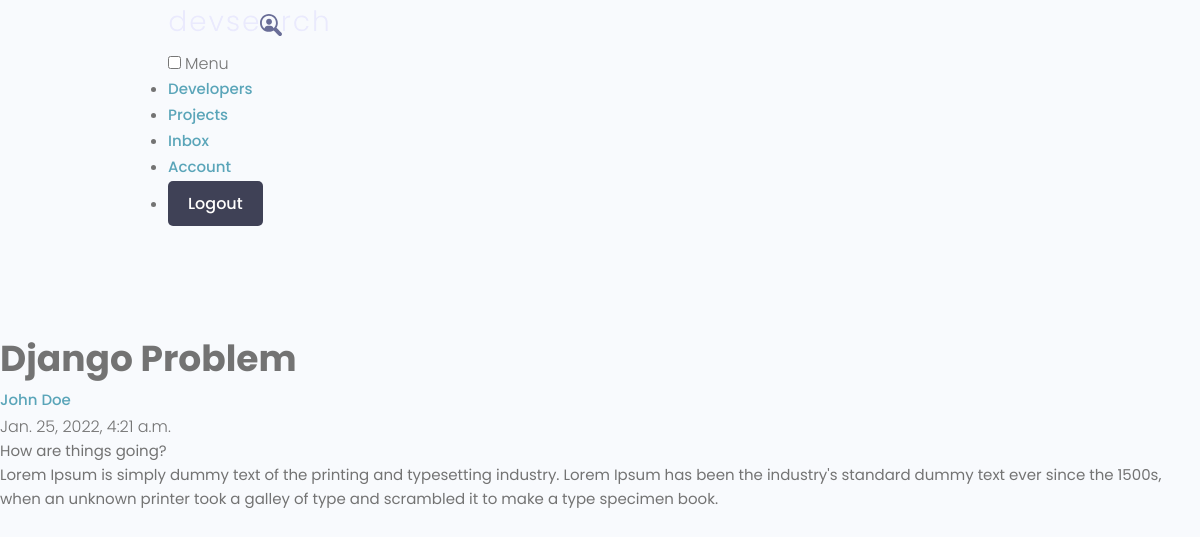
/message/8a0342cc-3e49-4f04-9ef8-22aa1b69fa63 (signed in), run on the app's committed database.
### users/models.py (models this page shows, shortened)
class Message(models.Model):
    sender = models.ForeignKey(Profile, on_delete=models.SET_NULL, null=True, blank=True)
    recipient = models.ForeignKey(Profile, on_delete=models.SET_NULL, null=True, blank=True, related_name="messages")
    name = models.CharField(max_length=200,null=True,blank=True)
    email = models.EmailField(max_length=200,null=True,blank=True)
    subject = models.CharField(max_length=200,null=True,blank=True)
    body = models.TextField()
    is_read = models.BooleanField(default=False,null=True)
    created = models.DateTimeField(auto_now_add=True)
    id = models.UUIDField(default=uuid.uuid4, unique=True, primary_key=True, editable=False)
    class Meta:
        ordering = ['is_read','-created']

### users/views.py (the view)
# urls.py: path('message/<str:pk>',views.viewMessage , name="message"),
@login_required(login_url="login")
def viewMessage(request,pk):
    profile = request.user.profile
    message = profile.messages.get(id=pk)
    if message.is_read == False:
        message.is_read = True
        message.save()
    context = {'message':message}
    return render(request,'users/message.html',context)

### users/templates/users/message.html (shortened to what this page needs)
{% extends 'main.html' %} {% block content %}
  <main class="messagePage my-xl">
    <div class="content-box">
      <div class="message">
        <h2 class="message__subject">{{message.subject}}</h4>
          <a href="profile.html" class="message__author">{{message.name}}</a>
          <p class="message__date">{{message.created}}</p>
          <div class="message__body">
            {{message.body|linebreaksbr}}
          </div>
      </div>
    </div>
  </main>
  {% endblock content %}

### static/uikit/styles/modules/_variables.css (style rules this page uses)
:root { --color-main: #5aa5b9; --color-main-light: #e6faff; --color-sub: #3f4156; --color-sub-light: #51546e; --color-sub-lighter: #ededfd; --color-text: #737373; --color-gray: #8b8b8b; --color-light: #e5e7eb; --color-light-gray: #767676; --color-bg: #f8fafd; --color-white: #fffefd; --color-white-light: #f3f3f3; --color-success: #359e64; --color-success-bg: #def8e8; --color-error: #fc4b0b; --color-error-bg: #fff2ee; --font-base: 'Poppins', arial, helvetica, 'Segoe UI', roboto, ubuntu, sans-serif; --font-monospace: 'Fira Code', 'Courier New', courier, monospace; --font-regular: 300; --font-medium: 500; --font-bold: 700; --generic-shadow: 1px 1px 5px #00000010; --generic-transition: all 0.3s ease-in-out; }

### static/uikit/styles/modules/_base.css (style rules this page uses)
* { margin: 0; padding: 0; box-sizing: border-box; text-rendering: optimizeLegibility; color: inherit; font-size: inherit; }
html { font-size: 50%; }
@media only screen and (min-width: 480px) { html { font-size: 56.25%; } }
@media only screen and (min-width: 1200px) { html { font-size: 62.5%; } }
body { line-height: 1.6; font-weight: 400; font-size: 1.5rem; color: var(--color-text); background-color: var(--color-bg); min-height: 100vh; }

### static/uikit/styles/modules/_typography.css (style rules this page uses)
* { font-family: var(--font-base); }
h2 { font-size: 3.6rem; font-weight: var(--font-bold); }
p, span, strong { font-size: 1.6rem; color: var(--color-text); font-weight: var(--font-regular); }
a { padding-bottom: 2px; text-decoration: none; display: inline-block; color: var(--color-main); font-weight: var(--font-medium); }

### static/uikit/styles/modules/_utilities.css (style rules this page uses)
.my-xl { margin: 8rem auto; }

### data on the page
Message: subject "Django Problem", name "John Doe", created "Jan. 25, 2022, 4:21 a.m.", body "How are things going? Lorem Ipsum is simply dummy text of the printing and typesetting industry. Lorem Ipsum has been the industry's standard dummy text ever since the 1500s, when an unknown printer took a galley of type and scrambled it to make a type specimen book."
